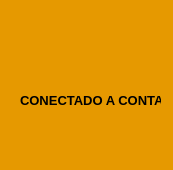
<?xml version="1.0" encoding="UTF-8"?>
<ui version="4.0">
 <class>MainWindow</class>
 <widget class="QMainWindow" name="MainWindow">
  <property name="geometry">
   <rect>
    <x>0</x>
    <y>0</y>
    <width>173</width>
    <height>170</height>
   </rect>
  </property>
  <property name="windowTitle">
   <string>OFFER BOT</string>
  </property>
  <property name="styleSheet">
   <string notr="true">background-color: rgb(255, 170, 0);
background-color: rgb(230, 153, 0);</string>
  </property>
  <widget class="QWidget" name="centralwidget">
   <widget class="QLabel" name="label">
    <property name="geometry">
     <rect>
      <x>56</x>
      <y>11</y>
      <width>71</width>
      <height>71</height>
     </rect>
    </property>
    <property name="text">
     <string/>
    </property>
    <property name="pixmap">
     <pixmap>imagens/coruja.png</pixmap>
    </property>
   </widget>
   <widget class="QLabel" name="label_2">
    <property name="geometry">
     <rect>
      <x>20</x>
      <y>90</y>
      <width>141</width>
      <height>20</height>
     </rect>
    </property>
    <property name="font">
     <font>
      <pointsize>10</pointsize>
      <weight>75</weight>
      <bold>true</bold>
     </font>
    </property>
    <property name="text">
     <string>CONECTADO A CONTA</string>
    </property>
   </widget>
   <widget class="QLabel" name="label_3">
    <property name="geometry">
     <rect>
      <x>47</x>
      <y>120</y>
      <width>91</width>
      <height>20</height>
     </rect>
    </property>
    <property name="font">
     <font>
      <pointsize>10</pointsize>
      <weight>75</weight>
      <bold>true</bold>
     </font>
    </property>
    <property name="text">
     <string/>
    </property>
   </widget>
  </widget>
  <widget class="QMenuBar" name="menubar">
   <property name="geometry">
    <rect>
     <x>0</x>
     <y>0</y>
     <width>173</width>
     <height>21</height>
    </rect>
   </property>
  </widget>
  <widget class="QStatusBar" name="statusbar"/>
 </widget>
 <resources/>
 <connections/>
</ui>
